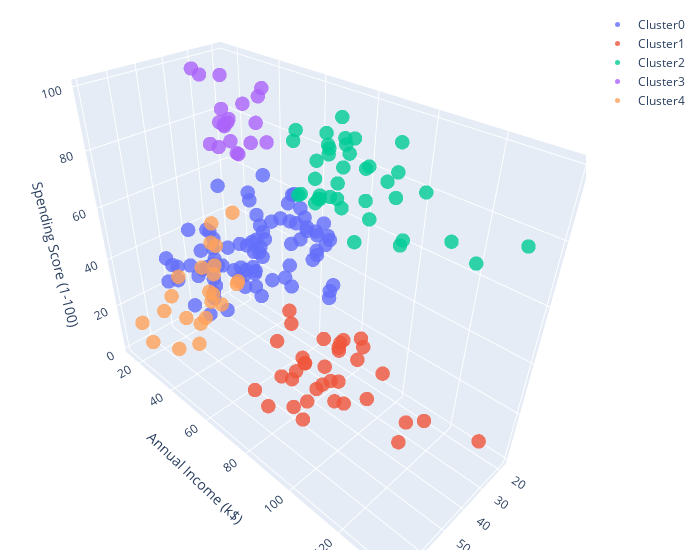

Notebook code cell kept with this figure:
### Code cell
ahc = AgglomerativeClustering(n_clusters=5)
y_ahc = ahc.fit_predict(data)
plotClusters3D(X=data,y_km=y_ahc,cluster_centers=None, feature_names=data.columns.values)

### Figure 1 — Plotly figure (JSON) as saved in the notebook; plotly's stock layout.template omitted (floating-point values rounded to 4 significant figures)
{"data": [{"marker": {"opacity": 0.8, "size": 5}, "mode": "markers", "name": "Cluster0", "type": "scatter3d", "x": [35, 31, 24, 50, 27, 29, 31, 49, 33, 31, 59, 50, 47, 51, 69, 27, 53, 70, 19, 67, 54, 63, 18, 43, 68, 19, 32, 70, 47, 60, 60, 59, 26, 45, 40, 23, 49, 57, 38, 67, 46, 21, 48, 55, 22, 34, 50, 68, 18, 48, 40, 32, 24, 47, 27, 48, 20, 23, 49, 67, 26, 49, 21, 66, 54, 68, 66, 65, 19, 38, 19, 18, 19, 63, 49, 51, 50, 27, 38, 40, 23, 25, 28], "y": [28, 39, 39, 40, 40, 40, 40, 42, 42, 43, 43, 43, 43, 44, 44, 46, 46, 46, 46, 47, 47, 48, 48, 48, 48, 48, 48, 49, 49, 50, 50, 54, 54, 54, 54, 54, 54, 54, 54, 54, 54, 54, 54, 57, 57, 58, 58, 59, 59, 60, 60, 60, 60, 60, 60, 61, 61, 62, 62, 62, 62, 62, 62, 63, 63, 63, 63, 63, 63, 64, 64, 65, 65, 65, 65, 67, 67, 67, 67, 69, 70, 72, 76], "z": [61, 61, 65, 55, 47, 42, 42, 52, 60, 54, 60, 45, 41, 50, 46, 51, 46, 56, 55, 52, 59, 51, 59, 50, 48, 59, 47, 55, 42, 49, 56, 47, 54, 53, 48, 52, 42, 51, 55, 41, 44, 57, 46, 58, 55, 60, 46, 55, 41, 49, 40, 42, 52, 47, 50, 42, 49, 41, 48, 59, 55, 56, 42, 50, 46, 43, 48, 52, 54, 42, 46, 48, 50, 43, 59, 43, 57, 56, 40, 58, 29, 34, 40]}, {"marker": {"opacity": 0.8, "size": 5}, "mode": "markers", "name": "Cluster1", "type": "scatter3d", "x": [43, 59, 47, 20, 44, 19, 57, 25, 48, 34, 43, 44, 47, 37, 34, 56, 19, 50, 42, 36, 40, 36, 52, 58, 59, 37, 46, 41, 54, 41, 34, 33, 47, 45, 32], "y": [71, 71, 71, 73, 73, 74, 75, 77, 77, 78, 78, 78, 78, 78, 78, 79, 81, 85, 86, 87, 87, 87, 88, 88, 93, 97, 98, 99, 101, 103, 103, 113, 120, 126, 137], "z": [35, 11, 9, 5, 7, 10, 5, 12, 36, 22, 17, 20, 16, 1, 1, 35, 5, 26, 20, 27, 13, 10, 13, 15, 14, 32, 15, 39, 24, 17, 23, 8, 16, 28, 18]}, {"marker": {"opacity": 0.8, "size": 5}, "mode": "markers", "name": "Cluster2", "type": "scatter3d", "x": [39, 31, 40, 38, 39, 31, 29, 32, 35, 32, 32, 28, 32, 34, 39, 38, 27, 30, 30, 29, 31, 36, 33, 32, 28, 36, 30, 27, 35, 32, 29, 30, 28, 36, 32, 38, 35, 32, 30], "y": [69, 70, 71, 71, 71, 72, 73, 73, 74, 75, 76, 77, 77, 78, 78, 78, 78, 78, 78, 79, 81, 85, 86, 87, 87, 87, 88, 88, 93, 97, 98, 99, 101, 103, 103, 113, 120, 126, 137], "z": [91, 77, 95, 75, 75, 71, 88, 73, 72, 93, 87, 97, 74, 90, 88, 76, 89, 78, 73, 83, 93, 75, 95, 63, 75, 92, 86, 69, 90, 86, 88, 97, 68, 85, 69, 91, 79, 74, 83]}, {"marker": {"opacity": 0.8, "size": 5}, "mode": "markers", "name": "Cluster3", "type": "scatter3d", "x": [21, 23, 22, 23, 30, 35, 24, 22, 20, 35, 25, 31, 29, 23, 21, 18, 21, 30, 20, 24], "y": [15, 16, 17, 18, 19, 19, 20, 20, 21, 23, 24, 25, 28, 29, 30, 33, 33, 34, 37, 38], "z": [81, 77, 76, 94, 72, 99, 77, 79, 66, 98, 73, 73, 82, 87, 73, 92, 81, 73, 75, 92]}, {"marker": {"opacity": 0.8, "size": 5}, "mode": "markers", "name": "Cluster4", "type": "scatter3d", "x": [19, 20, 31, 35, 64, 67, 58, 37, 35, 52, 35, 46, 54, 45, 40, 60, 53, 49, 42, 36, 65, 48, 49], "y": [15, 16, 17, 18, 19, 19, 20, 20, 21, 23, 24, 25, 28, 28, 29, 30, 33, 33, 34, 37, 38, 39, 39], "z": [39, 6, 40, 6, 3, 14, 15, 13, 35, 29, 35, 5, 14, 32, 31, 4, 4, 14, 17, 26, 35, 36, 28]}], "layout": {"margin": {"b": 10, "l": 10, "r": 20, "t": 10}, "scene": {"xaxis": {"title": {"text": "Age"}}, "yaxis": {"title": {"text": "Annual Income (k$)"}}, "zaxis": {"title": {"text": "Spending Score (1-100)"}}}, "title": {"x": 0.5, "y": 0.95}, "width": 700}}
